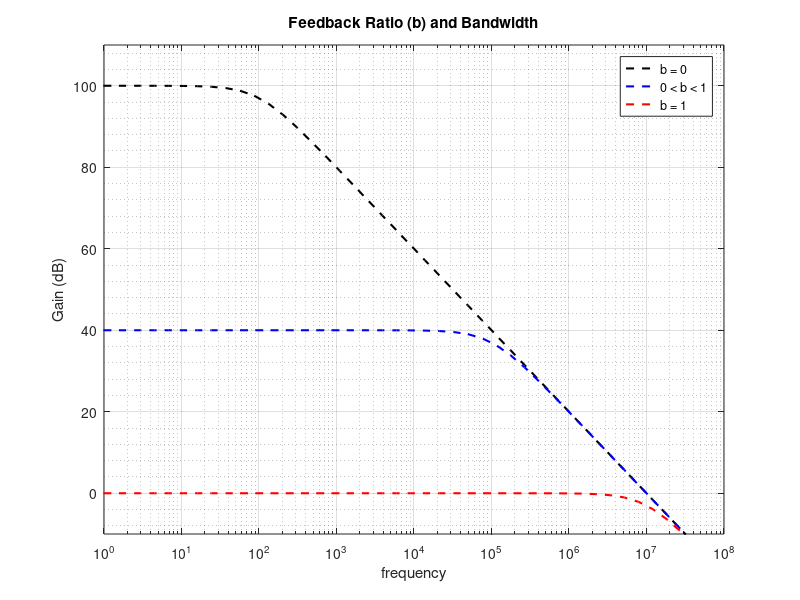

MATLAB code for this plot:
%This is a script to display a graph illustrating the relationship
%Between bandwidth and feedback ratio for amplifiers
ADC = 100e3;
BW = 10e6;
Fopen = BW/ADC;
Fbx = BW/100;
Fb1 = BW;

f = logspace(-1,8);
G = 20*log10(abs(BW./(j*Fopen+f)));
H = 20*log10(abs(BW./(j*Fbx+f)));
U = 20*log10(abs(BW./(j*Fb1+f)));

zero = ones(size(f));

semilogx(f,G,'--','Color','k','Linewidth',1.5); hold on;
semilogx(f,H,'--','Color','b','Linewidth',1.5);
semilogx(f,U,'--','Color','r','Linewidth',1.5); hold off;
axis([1 BW*10 -10 110])
grid on
grid minor

legend('b = 0', '0 < b < 1', 'b = 1')
set(gcf,'Color','white')
title('Feedback Ratio (b) and Bandwidth')
xlabel('frequency');
ylabel('Gain (dB)');
